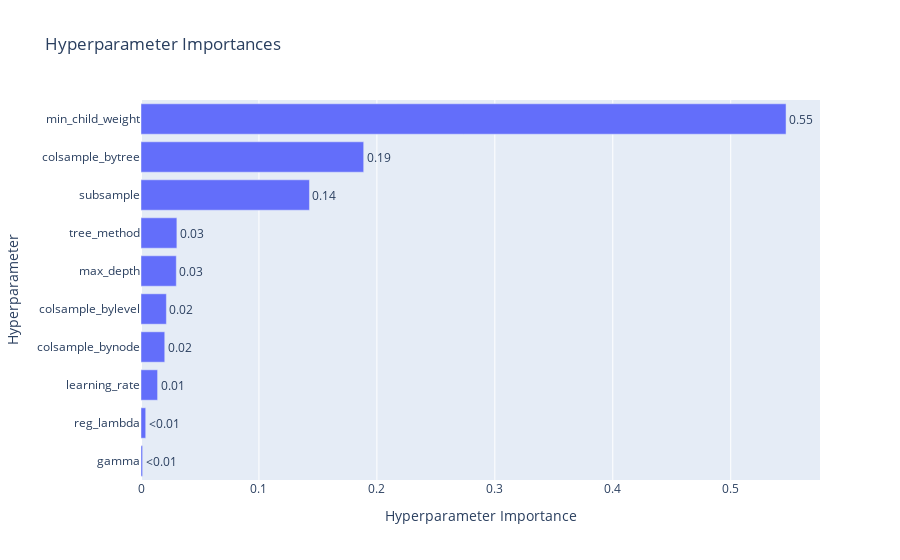

Here is the notebook cell this chart was saved with:
### Code cell
plot_param_importances(study_gb)

### Figure 1 — Plotly figure (JSON) as saved in the notebook; plotly's stock layout.template omitted (floating-point values rounded to 4 significant figures)
{"data": [{"cliponaxis": false, "hovertemplate": ["gamma (FloatDistribution): 0.0013743726856280524<extra></extra>", "reg_lambda (FloatDistribution): 0.0039994697905510876<extra></extra>", "learning_rate (FloatDistribution): 0.014069816105943296<extra></extra>", "colsample_bynode (FloatDistribution): 0.02014410635255035<extra></extra>", "colsample_bylevel (FloatDistribution): 0.021526548852383656<extra></extra>", "max_depth (IntDistribution): 0.02993491526055711<extra></extra>", "tree_method (CategoricalDistribution): 0.030418978355117452<extra></extra>", "subsample (FloatDistribution): 0.14282407583465506<extra></extra>", "colsample_bytree (FloatDistribution): 0.1888050153745241<extra></extra>", "min_child_weight (IntDistribution): 0.5469027013880899<extra></extra>"], "name": "Objective Value", "orientation": "h", "text": ["<0.01", "<0.01", "0.01", "0.02", "0.02", "0.03", "0.03", "0.14", "0.19", "0.55"], "textposition": "outside", "type": "bar", "x": [0.001374, 0.003999, 0.01407, 0.02014, 0.02153, 0.02993, 0.03042, 0.1428, 0.1888, 0.5469], "y": ["gamma", "reg_lambda", "learning_rate", "colsample_bynode", "colsample_bylevel", "max_depth", "tree_method", "subsample", "colsample_bytree", "min_child_weight"]}], "layout": {"title": {"text": "Hyperparameter Importances"}, "xaxis": {"title": {"text": "Hyperparameter Importance"}}, "yaxis": {"title": {"text": "Hyperparameter"}}}}
